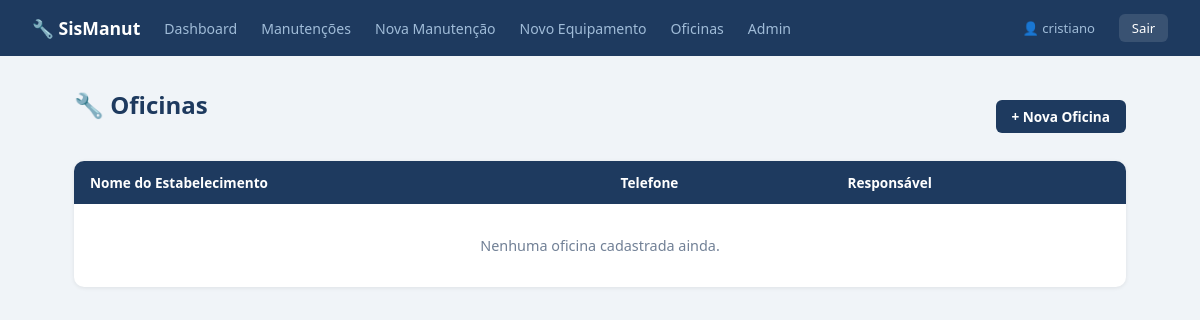
Before: /oficinas/ (signed in) with the older database file.
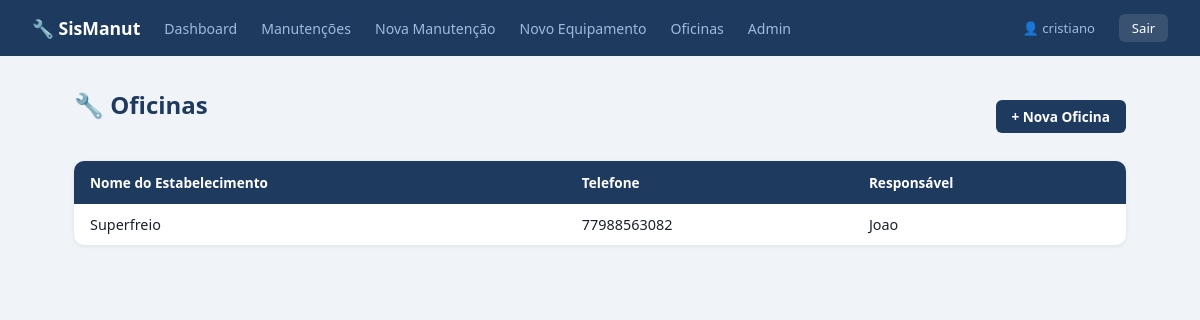
After: the same page with the newer database file.
### manutencao/models.py (models this page shows, shortened)
class Oficina(models.Model):
    nome        = models.CharField(max_length=100)
    telefone    = models.CharField(max_length=20, blank=True)
    responsavel = models.CharField(max_length=100, blank=True)
    class Meta:
        verbose_name        = "Oficina"
        verbose_name_plural = "Oficinas"
        ordering            = ["nome"]

### manutencao/views.py (the view)
# urls.py: path("oficinas/",           views.lista_oficinas,    name="lista_oficinas"),
@login_required
def lista_oficinas(request):
    oficinas = Oficina.objects.all()
    return render(request, "manutencao/lista_oficinas.html", {"oficinas": oficinas})

### manutencao/templates/manutencao/lista_oficinas.html
{% extends "manutencao/base.html" %}
{% block conteudo %}
<div class="toolbar">
  <h1>🔧 Oficinas</h1>
  <a href="{% url 'cadastrar_oficina' %}" class="btn btn-primary">+ Nova Oficina</a>
</div>
<table>
  <thead>
    <tr>
      <th>Nome do Estabelecimento</th>
      <th>Telefone</th>
      <th>Responsável</th>
    </tr>
  </thead>
  <tbody>
    {% for o in oficinas %}
    <tr>
      <td>{{ o.nome }}</td>
      <td>{{ o.telefone|default:"—" }}</td>
      <td>{{ o.responsavel|default:"—" }}</td>
    </tr>
    {% empty %}
    <tr>
      <td colspan="3" style="text-align:center;color:#718096;padding:2rem;">
        Nenhuma oficina cadastrada ainda.
      </td>
    </tr>
    {% endfor %}
  </tbody>
</table>
{% endblock %}

Changed rows visible on the page:
added Oficina: nome "Superfreio", telefone "77988563082", responsavel "Joao"
Other visible differences:
text no longer shown: "Nenhuma oficina cadastrada ainda."
